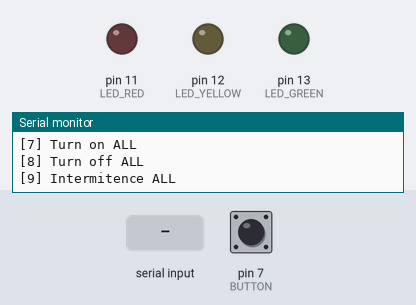
The sketch below on a simulated Arduino Uno, built with avr-gcc and run on an emulated ATmega328P. On the bench: output pins drawn as LEDs (lit = HIGH), the last lines printed to the serial monitor. Dashed ring = blinking. Inputs (shaded band) come from the test bench; at power-on: pin 7 (BUTTON) HIGH.

Above: at 1.3 s.
1.4 s: "9" received over Serial
At 1.82 s:
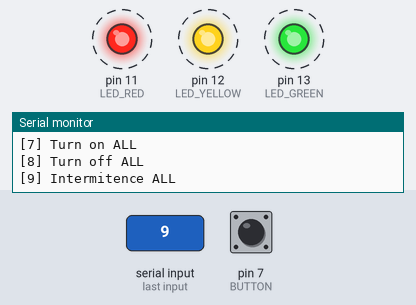
4.4 s: pin 7 (BUTTON) pulled LOW for 0.15 s
At 5.6 s:
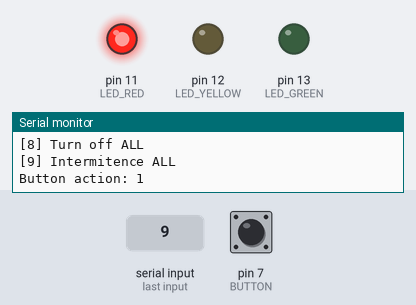
6.0 s: "3" received over Serial
At 6.4 s:
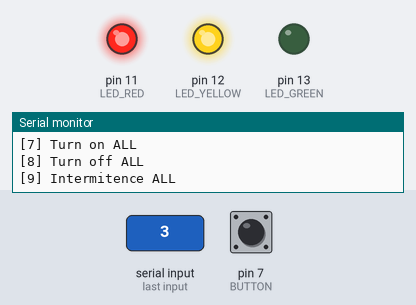
7.5 s: pin 7 (BUTTON) pulled LOW for 1 s
At 8.2 s:
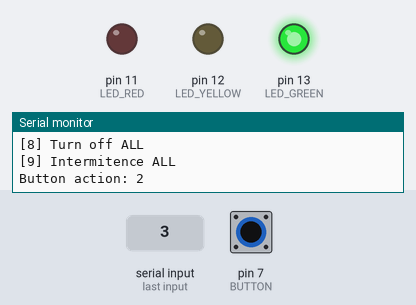
10.0 s: "0" received over Serial
At 10.6 s:
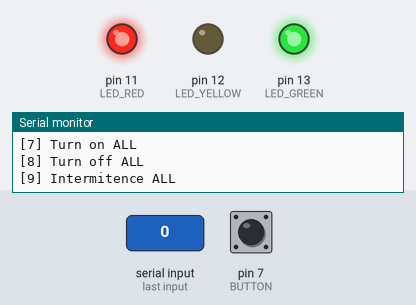
11.5 s: pin 7 (BUTTON) pulled LOW for 0.15 s
At 12.4 s:
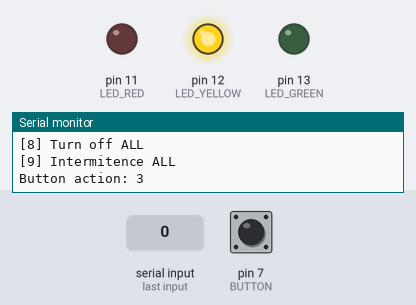
Timing chart, 0 to 14.1 s (numbered marks = the images above; inputs shaded):
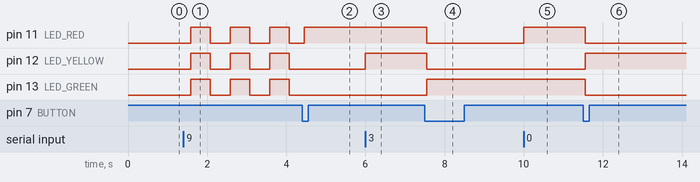

The sketch:

sketch_sep10a.ino
```cpp
// C++ Code
const int LED_RED     = 11;
const int LED_YELLOW  = 12;
const int LED_GREEN   = 13;
const int BUTTON      = 7;

// === Variables para botón ===
int lastButtonReading = HIGH;
int stableButtonState = HIGH;
unsigned long lastDebounceTime = 0;
const unsigned long debounceDelay = 50;
int pressCount = 0;

// === Variables para intermitencia ===
bool blinkRed = false;
bool blinkYellow = false;
bool blinkGreen = false;
bool blinkState = false;
unsigned long prevMillis = 0;
const unsigned long interval = 500;

void setup() {
  pinMode(LED_RED, OUTPUT);
  pinMode(LED_YELLOW, OUTPUT);
  pinMode(LED_GREEN, OUTPUT);
  pinMode(BUTTON, INPUT_PULLUP);

  Serial.begin(9600);
  printMenu();
}

void loop() {
  checkSerial();
  checkButton();
  handleBlink();
}

// === Muestra menú ===
void printMenu() {
  Serial.println("Main menu:");
  Serial.println("[0] Toggle LED red (on/off)");
  Serial.println("[1] Turn on LED red");
  Serial.println("[2] Turn off LED red");
  Serial.println("[3] Turn on LED yellow");
  Serial.println("[4] Turn off LED yellow");
  Serial.println("[5] Turn on LED green");
  Serial.println("[6] Turn off LED green");
  Serial.println("[7] Turn on ALL");
  Serial.println("[8] Turn off ALL");
  Serial.println("[9] Intermitence ALL");
}

// === Lógica Serial monitor ===
void checkSerial() {
  if (Serial.available()) {
    char option = Serial.read();
    switch (option) {
      case '0': toggleRed(); break;
      case '1': digitalWrite(LED_RED, HIGH); blinkRed = false; break;
      case '2': digitalWrite(LED_RED, LOW); blinkRed = false; break;
      case '3': digitalWrite(LED_YELLOW, HIGH); blinkYellow = false; break;
      case '4': digitalWrite(LED_YELLOW, LOW); blinkYellow = false; break;
      case '5': digitalWrite(LED_GREEN, HIGH); blinkGreen = false; break;
      case '6': digitalWrite(LED_GREEN, LOW); blinkGreen = false; break;
      case '7': allOn(); blinkRed = blinkYellow = blinkGreen = false; break;
      case '8': allOff(); blinkRed = blinkYellow = blinkGreen = false; break;
      case '9': blinkRed = blinkYellow = blinkGreen = true; break;
    }
    printMenu();
  }
}

// === Lógica botón ===
void checkButton() {
  int reading = digitalRead(BUTTON);

  // Antirrebote
  if (reading != lastButtonReading) {
    lastDebounceTime = millis();
  }
  if ((millis() - lastDebounceTime) > debounceDelay) {
    if (reading != stableButtonState) {
      stableButtonState = reading;
      // Detectar transición de HIGH a LOW
      if (stableButtonState == LOW) {
        pressCount++;
        if (pressCount > 6) pressCount = 1;  // Ciclo de 1 a 6
        doButtonAction(pressCount);
      }
    }
  }
  lastButtonReading = reading;
}

// === Acciones del botón ===
void doButtonAction(int action) {
  allOff();
  blinkRed = blinkYellow = blinkGreen = false;

  Serial.print("Button action: ");
  Serial.println(action);

  switch (action) {
    case 1: digitalWrite(LED_RED, HIGH); break;
    case 2: digitalWrite(LED_GREEN, HIGH); break;
    case 3: digitalWrite(LED_YELLOW, HIGH); break;
    case 4: break;
    case 5: allOn(); break;
    case 6: blinkRed = blinkYellow = blinkGreen = true; break;
  }
}

// === Toggle LED rojo ===
void toggleRed() {
  blinkRed = false;
  if (digitalRead(LED_RED) == HIGH) {
    digitalWrite(LED_RED, LOW);
  } else {
    digitalWrite(LED_RED, HIGH);
  }
}

// === Encender/apagar todos ===
void allOn() {
  digitalWrite(LED_RED, HIGH);
  digitalWrite(LED_YELLOW, HIGH);
  digitalWrite(LED_GREEN, HIGH);
}

void allOff() {
  digitalWrite(LED_RED, LOW);
  digitalWrite(LED_YELLOW, LOW);
  digitalWrite(LED_GREEN, LOW);
}

// === Intermitencia con millis ===
void handleBlink() {
  if (blinkRed || blinkYellow || blinkGreen) {
    unsigned long currentMillis = millis();
    if (currentMillis - prevMillis >= interval) {
      prevMillis = currentMillis;
      blinkState = !blinkState;

      if (blinkRed) digitalWrite(LED_RED, blinkState);
      if (blinkYellow) digitalWrite(LED_YELLOW, blinkState);
      if (blinkGreen) digitalWrite(LED_GREEN, blinkState);
    }
  }
}
```

Measured:
- after the input at 1.4 s, pin 11 (LED_RED), pin 12 (LED_YELLOW), pin 13 (LED_GREEN): alternates HIGH for 0.50 s and LOW for 0.50 s, starting after 0.18 s
- after the input at 4.4 s, pin 12 (LED_YELLOW), pin 13 (LED_GREEN): stays LOW (without the input it goes to HIGH after 0.18 s)
- after the input at 6.0 s, pin 12 (LED_YELLOW): LOW → HIGH at once
- after the input at 7.5 s, pin 11 (LED_RED), pin 12 (LED_YELLOW): HIGH → LOW after 0.05 s; pin 13 (LED_GREEN): LOW → HIGH after 0.05 s
- after the input at 10.0 s, pin 11 (LED_RED): LOW → HIGH at once
- after the input at 11.5 s, pin 11 (LED_RED), pin 13 (LED_GREEN): HIGH → LOW after 0.05 s; pin 12 (LED_YELLOW): LOW → HIGH after 0.05 s
